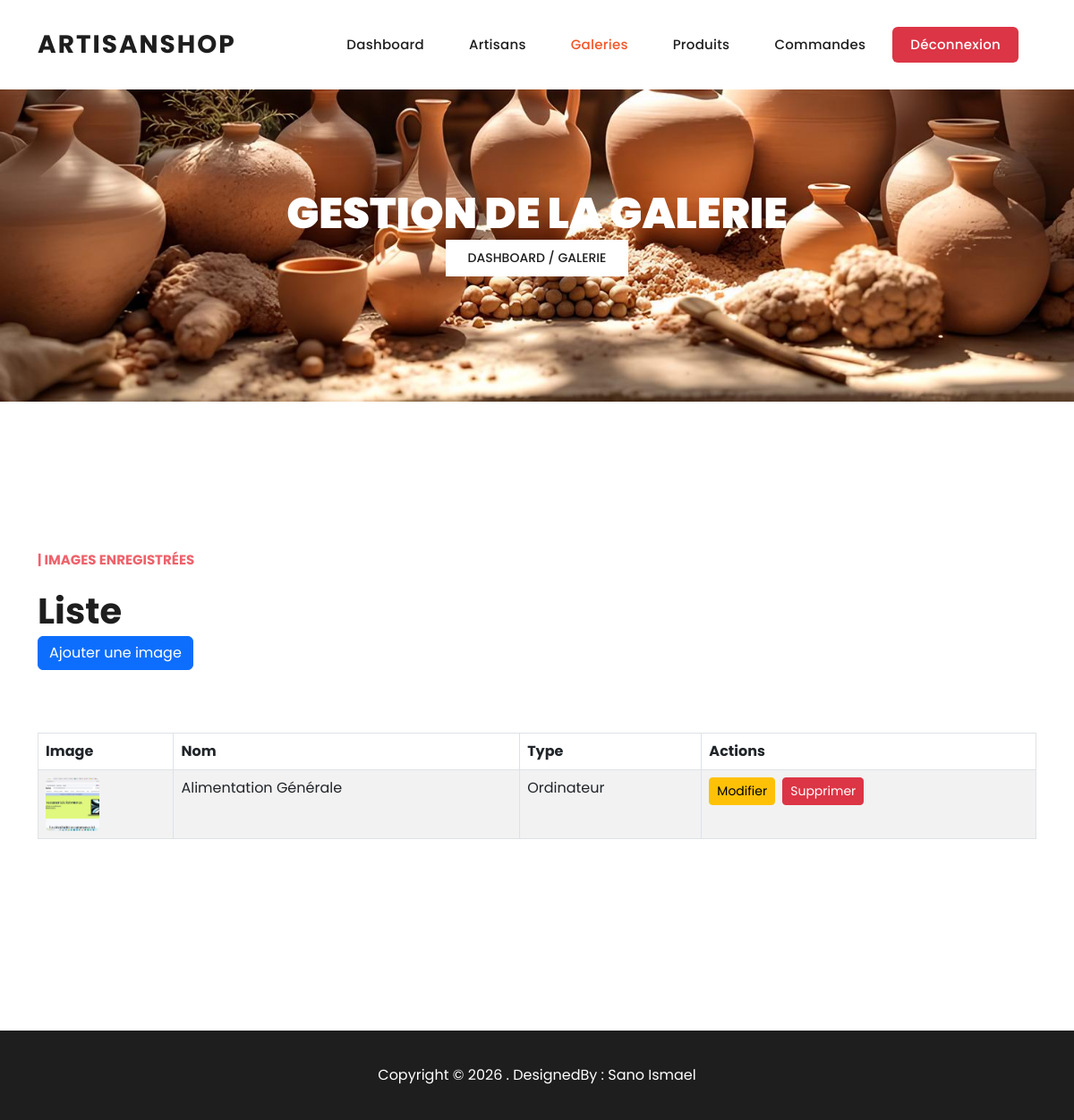
The app's page /administration/galerie/galerie.php with its own data.
### tables this page shows
CREATE TABLE `galerie` (
  `id` int(11) NOT NULL,
  `image` varchar(255) NOT NULL,
  `nom` varchar(255) NOT NULL,
  `type` varchar(255) NOT NULL,
  `created_at` timestamp NOT NULL DEFAULT current_timestamp(),
  `updated_at` timestamp NOT NULL DEFAULT current_timestamp()
);

### Backend/Galerie/galerie.php (called while the page is built, shortened)
<?php
class Galeries {
    private $pdo;
    public function __construct($pdo)
    {
        $this->pdo = $pdo;
    }
    public function GetGaleries() {
        $requete = $this->pdo->prepare("SELECT * FROM galerie");
        $requete->execute();
        return $requete->fetchAll(PDO::FETCH_ASSOC);
    }
}

### administration/galerie/galerie.php (the view, shortened to what this page needs)
<?php
require_once __DIR__ . "/../../Config/db.php";
require_once __DIR__ . "/../../Backend/Galerie/galerie.php";
$pdo = connectionDB();
$galerie = new Galeries($pdo);
$liste = $galerie->GetGaleries();
?>
<!DOCTYPE html>
<html lang="fr">
<head>
    <link href="../../vendor/bootstrap/css/bootstrap.min.css" rel="stylesheet">
    <link rel="stylesheet" href="../../assets/css/fontawesome.css">
    <link rel="stylesheet" href="../../assets/css/templatemo-villa-agency.css">
</head>
<body>
<?php require_once __DIR__ . "/../header.php"; ?>
<div class="page-heading header-text">
    <div class="container">
        <div class="row">
            <div class="col-lg-12 text-center">
                <h3>Gestion de la Galerie</h3>
                <span class="breadcrumb">Dashboard / Galerie</span>
            </div>
        </div>
    </div>
</div>
<div class="section py-5">
    <div class="container">
        <div class="row">
            <div class="col-lg-12">
                <div class="section-heading">
                    <h6>| Images enregistrées</h6>
                    <h2>Liste</h2>
                    <a href="ajout_galerie.php" class="btn btn-primary">Ajouter une image</a>
                </div>
                <table class="table table-bordered table-striped">
                    <thead>
                        <tr>
                            <th>Image</th>
                            <th>Nom</th>
                            <th>Type</th>
                            <th>Actions</th>
                        </tr>
                    </thead>
                    <tbody>
                        <?php foreach ($liste as $key => $galerie):?>
                        <tr>
                            <td><img src="../../assets/images/Galeries/<?= $galerie['image'] ?>" class="card-img" alt="<?= $galerie['nom'] ?>"></td>
                            <td><?= $galerie['nom'] ?></td>
                            <td><?= $galerie['type'] ?></td>
                            <td>
                                <div class="d-flex gap-2">
                                    <a href="modifier_galerie.php?id=<?= $galerie['id'] ?>"
                                    class="btn btn-sm btn-warning">
                                        Modifier
                                    </a>
                                    <button class="btn btn-sm btn-danger"
                                            data-bs-toggle="modal"
                                            data-bs-target="#supprimerModal<?= $galerie['id'] ?>">
                                        Supprimer
                                    </button>
                                </div>
                            </td>
                        </tr>
                        <?php endforeach; ?>
                    </tbody>
                </table>
            </div>
        </div>
    </div>
</div>
    <?php require_once __DIR__ . "/../../footer.php"; ?>
</body>
</html>

### assets/css/templatemo-villa-agency.css (style rules this page uses)
html, body, div, span, applet, object, iframe, h1, h2, h3, h4, h5, h6, p, blockquote, div pre, a, abbr, acronym, address, big, cite, code, del, dfn, em, font, img, ins, kbd, q, s, samp, small, strike, strong, sub, sup, tt, var, b, u, i, center, dl, dt, dd, ol, ul, li, figure, header, nav, section, article, aside, footer, figcaption { margin: 0; padding: 0; border: 0; outline: 0; }
* { box-sizing: border-box; }
html, body { font-family: 'Poppins', sans-serif; -ms-text-size-adjust: 100%; -webkit-font-smoothing: antialiased; -moz-osx-font-smoothing: grayscale; }
a { text-decoration: none !important; }
h1, h2, h3, h4, h5, h6 { color: #1e1e1e; margin-top: 0px; margin-bottom: 0px; font-weight: 700; }
img { width: 100%; overflow: hidden; }
html, body { font-family: 'Poppins', sans-serif; }
.section { margin-top: 120px; }
.section-heading { margin-bottom: 70px; }
.section-heading h2 { font-size: 40px; font-weight: 700; text-transform: capitalize; margin-top: 20px; line-height: 56px; }
.section-heading h6 { color: #ee626b; font-size: 15px; text-transform: uppercase; font-weight: 700; }
.page-heading { background-image: url(../images/page-heading-bg.jpg); background-position: center bottom; background-repeat: no-repeat; background-size: cover; padding: 110px 0px; text-align: center; }
.page-heading span { background-color: #fff; color: #1e1e1e; font-size: 14px; font-weight: 500; text-transform: uppercase; padding: 10px 25px; display: inline-block; margin-bottom: 30px; }
.page-heading h3 { font-size: 48px; font-weight: 900; text-transform: uppercase; color: #fff; }
body { overflow-x: hidden; }

### administration/galerie/galerie.php (style rules this page uses)
.card-img { width: 60px; height: 60px; object-fit: cover; border-radius: 6px; }

### records on screen
galerie: image (picture), nom "Alimentation Générale", type "Ordinateur"
